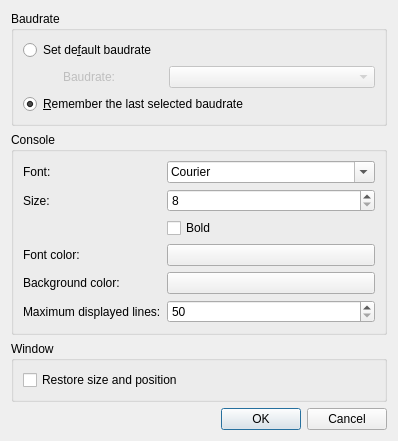
<?xml version="1.0" encoding="UTF-8"?>
<ui version="4.0">
 <class>SettingsDialog</class>
 <widget class="QDialog" name="SettingsDialog">
  <property name="geometry">
   <rect>
    <x>0</x>
    <y>0</y>
    <width>398</width>
    <height>371</height>
   </rect>
  </property>
  <property name="windowTitle">
   <string>Dialog</string>
  </property>
  <layout class="QVBoxLayout" name="verticalLayout_2">
   <item>
    <widget class="QGroupBox" name="groupBox">
     <property name="title">
      <string>Baudrate</string>
     </property>
     <layout class="QVBoxLayout" name="verticalLayout">
      <item>
       <widget class="QRadioButton" name="baudrateDefaultButton">
        <property name="text">
         <string>Set de&amp;fault baudrate</string>
        </property>
       </widget>
      </item>
      <item>
       <layout class="QHBoxLayout" name="horizontalLayout">
        <item>
         <spacer name="spacer">
          <property name="orientation">
           <enum>Qt::Horizontal</enum>
          </property>
          <property name="sizeType">
           <enum>QSizePolicy::Fixed</enum>
          </property>
          <property name="sizeHint" stdset="0">
           <size>
            <width>40</width>
            <height>0</height>
           </size>
          </property>
         </spacer>
        </item>
        <item>
         <widget class="QLabel" name="defaultBaudrateLabel">
          <property name="enabled">
           <bool>false</bool>
          </property>
          <property name="sizePolicy">
           <sizepolicy hsizetype="Minimum" vsizetype="Preferred">
            <horstretch>0</horstretch>
            <verstretch>0</verstretch>
           </sizepolicy>
          </property>
          <property name="minimumSize">
           <size>
            <width>100</width>
            <height>0</height>
           </size>
          </property>
          <property name="text">
           <string>Baudrate:</string>
          </property>
         </widget>
        </item>
        <item>
         <widget class="QComboBox" name="defaultBaudRate">
          <property name="enabled">
           <bool>false</bool>
          </property>
          <property name="sizePolicy">
           <sizepolicy hsizetype="MinimumExpanding" vsizetype="Fixed">
            <horstretch>0</horstretch>
            <verstretch>0</verstretch>
           </sizepolicy>
          </property>
         </widget>
        </item>
       </layout>
      </item>
      <item>
       <widget class="QRadioButton" name="baudrateRemeberButton">
        <property name="text">
         <string>&amp;Remember the last selected baudrate</string>
        </property>
        <property name="checked">
         <bool>true</bool>
        </property>
       </widget>
      </item>
     </layout>
    </widget>
   </item>
   <item>
    <widget class="QGroupBox" name="groupBox_2">
     <property name="title">
      <string>Console</string>
     </property>
     <layout class="QFormLayout" name="formLayout">
      <item row="0" column="0">
       <widget class="QLabel" name="label_2">
        <property name="text">
         <string>Font:</string>
        </property>
       </widget>
      </item>
      <item row="0" column="1">
       <widget class="QFontComboBox" name="fontName">
        <property name="fontFilters">
         <set>QFontComboBox::MonospacedFonts|QFontComboBox::ScalableFonts</set>
        </property>
       </widget>
      </item>
      <item row="1" column="0">
       <widget class="QLabel" name="label_3">
        <property name="text">
         <string>Size:</string>
        </property>
       </widget>
      </item>
      <item row="1" column="1">
       <widget class="QSpinBox" name="fontSize">
        <property name="minimum">
         <number>8</number>
        </property>
        <property name="maximum">
         <number>20</number>
        </property>
       </widget>
      </item>
      <item row="3" column="0">
       <widget class="QLabel" name="label_4">
        <property name="text">
         <string>Font color:</string>
        </property>
       </widget>
      </item>
      <item row="3" column="1">
       <widget class="QPushButton" name="selectFontColorButton">
        <property name="styleSheet">
         <string notr="true"/>
        </property>
        <property name="text">
         <string/>
        </property>
       </widget>
      </item>
      <item row="4" column="0">
       <widget class="QLabel" name="label_5">
        <property name="text">
         <string>Background color:</string>
        </property>
       </widget>
      </item>
      <item row="4" column="1">
       <widget class="QPushButton" name="selectBackgroundCOlorButton">
        <property name="text">
         <string/>
        </property>
       </widget>
      </item>
      <item row="5" column="0">
       <widget class="QLabel" name="label">
        <property name="text">
         <string>Maximum displayed lines:</string>
        </property>
       </widget>
      </item>
      <item row="5" column="1">
       <widget class="QSpinBox" name="noOfLines">
        <property name="minimum">
         <number>50</number>
        </property>
        <property name="maximum">
         <number>500</number>
        </property>
       </widget>
      </item>
      <item row="2" column="1">
       <widget class="QCheckBox" name="fontWeight">
        <property name="text">
         <string>Bold</string>
        </property>
       </widget>
      </item>
     </layout>
    </widget>
   </item>
   <item>
    <widget class="QGroupBox" name="groupBox_3">
     <property name="title">
      <string>Window</string>
     </property>
     <layout class="QVBoxLayout" name="verticalLayout_3">
      <item>
       <widget class="QCheckBox" name="restGeometry">
        <property name="text">
         <string>Restore size and position</string>
        </property>
       </widget>
      </item>
     </layout>
    </widget>
   </item>
   <item>
    <widget class="QDialogButtonBox" name="buttonBox">
     <property name="orientation">
      <enum>Qt::Horizontal</enum>
     </property>
     <property name="standardButtons">
      <set>QDialogButtonBox::Cancel|QDialogButtonBox::Ok</set>
     </property>
    </widget>
   </item>
  </layout>
 </widget>
 <resources/>
 <connections/>
</ui>
